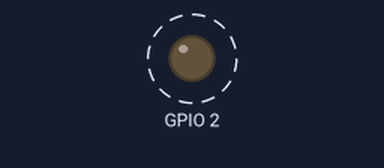
A sketch run on a simulated ESP32. Shown: output pins drawn as LEDs (lit = HIGH). Dashed ring = blinking. What the sketch prints to the serial monitor is not drawn.

Above: at 0.5 s.
Timing chart, 0 to 4.6 s (numbered marks = the images above):
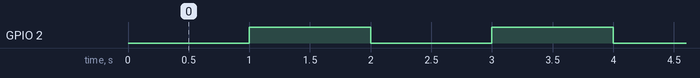

The sketch:

blink.ino
```cpp
int timer = 1000;
```

functions.ino
```cpp
void led(int prt, int state){
  digitalWrite(prt, state? HIGH : LOW);  // Turn the LED off by making the voltage HIGH
}
```

variable.ino
```cpp
void setup() {
  Serial.begin(115200);
  Serial.println();
  pinMode(2, OUTPUT);     // Initialize the LED_BUILTIN pin as an output
}

// the loop function runs over and over again forever
void loop() {
  led(2,0);
//  digitalWrite(2, LOW);   // Turn the LED on (Note that LOW is the voltage level
  // but actually the LED is on; this is because
  // it is active low on the ESP-01)
  Serial.print("OFF");
  delay(timer);                      // Wait for a second
//  digitalWrite(2, HIGH);  // Turn the LED off by making the voltage HIGH
  led(2,1);

  Serial.println("- ON");
  delay(timer);                      // Wait for two seconds (to demonstrate the active low LED)

}
```

Measured:
- by itself, GPIO 2: alternates HIGH for 1.0 s and LOW for 1.0 s
